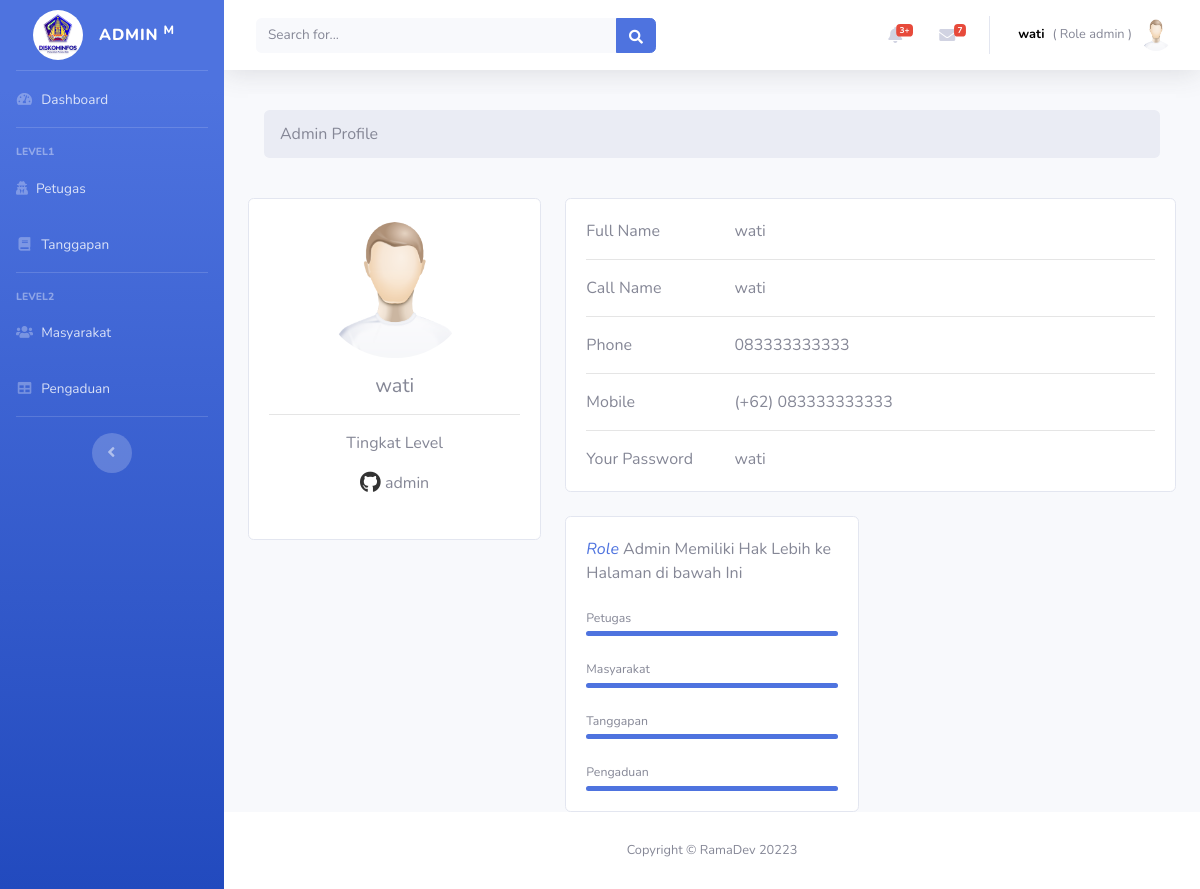
The page /admin-Page/dashboard.php?page=profile&id=2 (signed in) on the database its author committed.
### tables this page shows
CREATE TABLE `petugas` (
  `id_petugas` int(11) NOT NULL,
  `nama_petugas` varchar(35) NOT NULL,
  `username` varchar(25) NOT NULL,
  `password` varchar(32) NOT NULL,
  `telp` varchar(13) NOT NULL,
  `level` enum('admin','petugas') NOT NULL,
  `foto_petugas` varchar(255) DEFAULT NULL
);

### admin-Page/profile.php (the view, shortened to what this page needs)
<?php
    $id     = $_GET['id'];
    $tampil	= mysqli_query($koneksi, "SELECT * FROM petugas WHERE id_petugas='$id'");
    $data	= mysqli_fetch_array($tampil);
?>
<section>
  <div class="container">
    <div class="row">
      <div class="col">
        <nav aria-label="breadcrumb" class="bg-light rounded-3 p-3 mb-4">
          <ol class="breadcrumb mb-0">
            <li class="breadcrumb-item active" aria-current="page">Admin Profile</li>
          </ol>
        </nav>
      </div>
    </div>
    <div class="row">
      <div class="col-lg-4">
        <div class="card mb-4">
          <div class="card-body text-center">
          <?php if($data['foto_petugas'] != ''){ ?>
                                <img src="Admin-img/<?= $data['foto_petugas']; ?>" class="circle img-fluid"
                                    width="200" alt="Foto petugas">
                                <?php } else{?>
                                <img src="Asset/img/default.png" class="rounded-circle img-fluid" width="150"
                                    style="align-items:center;"
                                    alt="No Foto Uploaded">
                                <?php }?>
            <h5 class="my-3"><?php echo $data['nama_petugas']  ?></h5>
            <hr>
            <p class="text">Tingkat Level</p>
            <p class="text-muted mb-4"> <i class="fab fa-github fa-lg" style="color: #333333;"></i> <?php echo $data['level']  ?></p>
          </div>
        </div>
      </div>
      <div class="col-lg-8">
        <div class="card mb-4">
          <div class="card-body">
            <div class="row">
              <div class="col-sm-3">
                <p class="mb-0">Full Name</p>
              </div>
              <div class="col-sm-9">
                <p class="text-muted mb-0"><?php echo $data['username']  ?></p>
              </div>
            </div>
            <hr>
            <div class="row">
              <div class="col-sm-3">
                <p class="mb-0">Call Name</p>
              </div>
              <div class="col-sm-9">
                <p class="text-muted mb-0"><?php echo $data['nama_petugas']  ?></p>
              </div>
            </div>
            <hr>
            <div class="row">
              <div class="col-sm-3">
                <p class="mb-0">Phone</p>
              </div>
              <div class="col-sm-9">
                <p class="text-muted mb-0"><?php echo $data['telp']  ?></p>
              </div>
            </div>
            <hr>
            <div class="row">
              <div class="col-sm-3">
                <p class="mb-0">Mobile</p>
              </div>
              <div class="col-sm-9">
                <p class="text-muted mb-0">(+62) <?php echo $data['telp']  ?></p>
              </div>
            </div>
            <hr>
            <div class="row">
              <div class="col-sm-3">
                <p class="mb-0">Your Password</p>
              </div>
              <div class="col-sm-9">
                <p class="text-muted mb-0"><?php echo $data['password']  ?></p>
              </div>
            </div>
          </div>
        </div>
        <?php
            if($data['level'] == 'admin'){
                echo'
                <div class="row">
                <div class="col-md-6">
                  <div class="card mb-4 mb-md-0">
                    <div class="card-body">
                      <p class="mb-4"><span class="text-primary font-italic me-1">Role </span> Admin Memiliki Hak Lebih ke Halaman di bawah Ini
                      </p>
                      <p class="mb-1" style="font-size: .77rem;">Petugas</p>
                      <div class="progress rounded" style="height: 5px;">
                        <div class="progress-bar" role="progressbar" style="width: 100%" aria-valuenow="100"
                          aria-valuemin="0" aria-valuemax="100"></div>
                      </div>
                      <p class="mt-4 mb-1" style="font-size: .77rem;">Masyarakat</p>
                      <div class="progress rounded" style="height: 5px;">
                        <div class="progress-bar" role="progressbar" style="width: 100%" aria-valuenow="100"
                          aria-valuemin="0" aria-valuemax="100"></div>
                      </div>
                      <p class="mt-4 mb-1" style="font-size: .77rem;">Tanggapan</p>
                      <div class="progress rounded" style="height: 5px;">
                        <div class="progress-bar" role="progressbar" style="width: 100%" aria-valuenow="100"
                          aria-valuemin="0" aria-valuemax="100"></div>
                      </div>
                      <p class="mt-4 mb-1" style="font-size: .77rem;">Pengaduan</p>
                      <div class="progress rounded" style="height: 5px;">
                        <div class="progress-bar" role="progressbar" style="width: 100%" aria-valuenow="100"
                          aria-valuemin="0" aria-valuemax="100"></div>
                      </div>
                      </div>
                    </div>
                  </div>
                </div>
                ';
            }
        ?>
        </div>
      </div>
    </div>
  </div>

### admin-Page/function.php (shortened to what this page needs)
<?php
function menu()
{
    ?>
    <?php
    include("koneksi.php");
    $tampil = mysqli_query($koneksi, "SELECT * FROM petugas WHERE id_petugas='" . $_SESSION['id_petugas'] . "'");
    $data = mysqli_fetch_array($tampil);
    ?>
    <div id="wrapper">
        <ul class="navbar-nav bg-gradient-primary sidebar sidebar-dark accordion" id="accordionSidebar">
            <a class="sidebar-brand d-flex align-items-center justify-content-center" href="dashboard.php">
                <div class="sidebar-brand-icon ">
                    <img src="Asset/img/kominfo.jpg" alt="Dashboard" class="img-profile rounded-circle" width="50">
                </div>
                <div class="sidebar-brand-text mx-3">Admin <sup>M</sup></div>
            </a>
            <hr class="sidebar-divider my-0">
            <?php
            if ($data['level'] == 'admin') { ?>
                <li <?php if (!isset($_GET['page'])) {
                    echo 'class="nav-item active"';
                } ?> class="nav-item">
                    <a class="nav-link" href="dashboard.php">
                        <i class="fas fa-fw fa-tachometer-alt"></i>
                        <span>Dashboard</span></a>
                </li>
                <hr class="sidebar-divider">
                <div class="sidebar-heading">
                    Level1
                </div>
                <li <?php
                if (isset($_GET['page']) && $_GET['page'] == 'petugas') {
                    echo 'class="nav-item active"';
                } else if (isset($_GET['page']) && $_GET['page'] == 'petugastambah') {
                    echo 'class="nav-item active"';
                } else if (isset($_GET['page']) && $_GET['page'] == 'petugasedit') {
                    echo 'class="nav-item active"';
                } else if (isset($_GET['page']) && $_GET['page'] == 'petugashapus') {
                    echo 'class="nav-item active"';
                }
                ?> class="nav-item">
                    <a class="nav-link" href="dashboard.php?page=petugas">
                        <i class="fa fa-user-secret"></i>
                        <span>Petugas</span></a>
                </li>
                <li <?php
                if (isset($_GET['page']) && $_GET['page'] == 'tanggapan') {
                    echo 'class="nav-item active"';
                } else if (isset($_GET['page']) && $_GET['page'] == 'tanggapantambah') {
                    echo 'class="nav-item active"';
                } else if (isset($_GET['page']) && $_GET['page'] == 'tanggapanedit') {
                    echo 'class="nav-item active"';
                } else if (isset($_GET['page']) && $_GET['page'] == 'tanggapanhapus') {
                    echo 'class="nav-item active"';
                } else if (isset($_GET['page']) && $_GET['page'] == 'tanggapanshow') {
                    echo 'class="nav-item active"';
                }
                ?> class="nav-item">
                    <a class="nav-link" href="dashboard.php?page=tanggapan">
                        <i class="fas fa-fw fa-book"></i>
                        <span>Tanggapan</span></a>
                </li>
                <hr class="sidebar-divider">
                <div class="sidebar-heading">
                    Level2
                </div>
                <li <?php
                if (isset($_GET['page']) && $_GET['page'] == 'masyarakat') {
                    echo 'class="nav-item active"';
                } else if (isset($_GET['page']) && $_GET['page'] == 'masyarakattambah') {
                    echo 'class="nav-item active"';
                } else if (isset($_GET['page']) && $_GET['page'] == 'masyarakatedit') {
                    echo 'class="nav-item active"';
                } else if (isset($_GET['page']) && $_GET['page'] == 'masyarakathapus') {
                    echo 'class="nav-item active"';
                }
                ?> class="nav-item">
                    <a class="nav-link " href="dashboard.php?page=masyarakat">
                        <i class="fas fa-fw fa-users"></i>
                        <span>Masyarakat</span></a>
                </li>
                <li <?php
                if (isset($_GET['page']) && $_GET['page'] == 'pengaduan') {
                    echo 'class="nav-item active"';
                } else if (isset($_GET['page']) && $_GET['page'] == 'pengaduantambah') {
                    echo 'class="nav-item active"';
                } else if (isset($_GET['page']) && $_GET['page'] == 'pengaduanedit') {
                    echo 'class="nav-item active"';
                } else if (isset($_GET['page']) && $_GET['page'] == 'pengaduanhapus') {
                    echo 'class="nav-item active"';
                }
                ?> class="nav-item">
                    <a class="nav-link" href="dashboard.php?page=pengaduan">
                        <i class="fas fa-fw fa-table"></i>
                        <span>Pengaduan</span></a>
                </li>
                <?php
            }
            ?>
            <hr class="sidebar-divider d-none d-md-block">
            <div class="text-center d-none d-md-inline">
                <button class="rounded-circle border-0" id="sidebarToggle"></button>
            </div>
        </ul>
        <div id="content-wrapper" class="d-flex flex-column">
            <div id="content">
                <nav class="navbar navbar-expand navbar-light bg-white topbar mb-4 static-top shadow">
                    <form class="d-none d-sm-inline-block form-inline mr-auto ml-md-3 my-2 my-md-0 mw-100 navbar-search">
                        <div class="input-group">
                            <input type="text" class="form-control bg-light border-0 small" placeholder="Search for..."
                                aria-label="Search" aria-describedby="basic-addon2">
                            <div class="input-group-append">
                                <button class="btn btn-primary" type="button">
                                    <i class="fas fa-search fa-sm"></i>
                                </button>
                            </div>
                        </div>
                    </form>
                    <ul class="navbar-nav ml-auto">
                        <li class="nav-item dropdown no-arrow mx-1">
                            <a class="nav-link dropdown-toggle" href="#" id="alertsDropdown" role="button"
                                data-toggle="dropdown" aria-haspopup="true" aria-expanded="false">
                                <i class="fas fa-bell fa-fw"></i>
                                <span class="badge badge-danger badge-counter">3+</span>
                            </a>
                        </li>
                        <li class="nav-item dropdown no-arrow mx-1">
                            <a class="nav-link dropdown-toggle" href="#" id="messagesDropdown" role="button"
                                data-toggle="dropdown" aria-haspopup="true" aria-expanded="false">
                                <i class="fas fa-envelope fa-fw"></i>
                                <span class="badge badge-danger badge-counter">7</span>
                            </a>
                        </li>
                        <li class="nav-item dropdown no-arrow">
                            <a class="nav-link dropdown-toggle" href="#" id="userDropdown" role="button"
                                data-toggle="dropdown" aria-haspopup="true" aria-expanded="false">
                                <span class="mr-2  d-lg-inline text-gray-600 small"
                                    style="color:black !important; font-weight:bold;">
                                    <?php echo $data['nama_petugas'] ?>
                                </span><span class="mr-2  d-lg-inline text-gray-600 small">( Role
                                    <?php echo $data['level'] ?> )
                                </span>
                                <td style="text-align:center; vertical-align:middle;">
                                    <?php if ($data['foto_petugas'] != '') { ?>
                                        <img src="Admin-img/<?= $data['foto_petugas']; ?>" class="img-profile rounded-circle"
                                            style="max-widht:15em;" width="200" alt="Foto petugas">
                                    <?php } else { ?>
                                        <img src="Asset/img/default.png" class="img-profile rounded-circle" width="150"
                                            style="align-items:center;" alt="No Foto Uploaded">
                                    <?php } ?>
                                </td>
                            </a>
                        </li>
                    </ul>
                </nav>
                <?php
}
    ?>
    <?php
function footer()
{
    ?>
    <footer class="sticky-footer bg-white">
        <div class="container my-auto">
            <div class="copyright text-center my-auto">
                <span>Copyright &copy; RamaDev 20223</span>
            </div>
        </div>
    </footer>
    </div>
    </div>
    <?php
}
?>

### rows shown on the page
petugas: nama_petugas "wati", level "admin", username "wati", telp "083333333333", password "wati"
